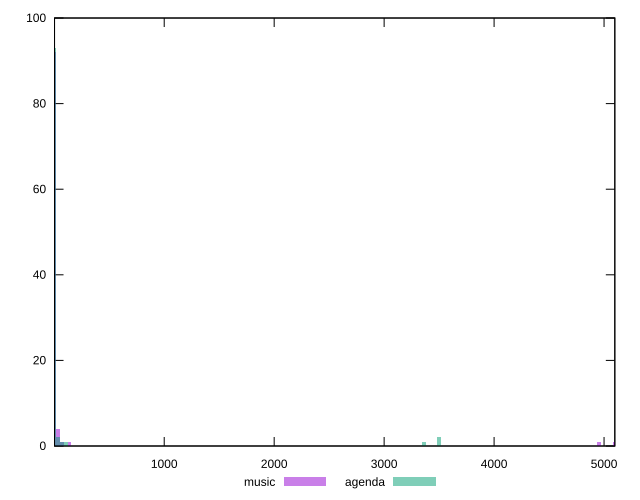

Reproduce this figure in gnuplot.
reset

$music <<EOF
4955.880064886357 1
5094.506080687374 1
0 92
69.3130079005085 1
34.65650395025425 4
138.626015801017 1
EOF

$agenda <<EOF
3500.306898975679 2
3361.680883174662 1
0 93
103.96951185076274 1
34.65650395025425 2
69.3130079005085 1
EOF

set key outside below
set boxwidth 34.65650395025425
set xrange [2.543:5097.960999999999]
set yrange [0:100]
set trange [0:100]
set style fill transparent solid 0.5 noborder
set terminal svg size 640, 500 enhanced background rgb 'white'
set output "report/report_00029_2021-02-24T13-36-40.390Z/server-response-time/comparison/histogram/0_vs_1.svg"

plot $music title "music" with boxes, \
     $agenda title "agenda" with boxes

reset
